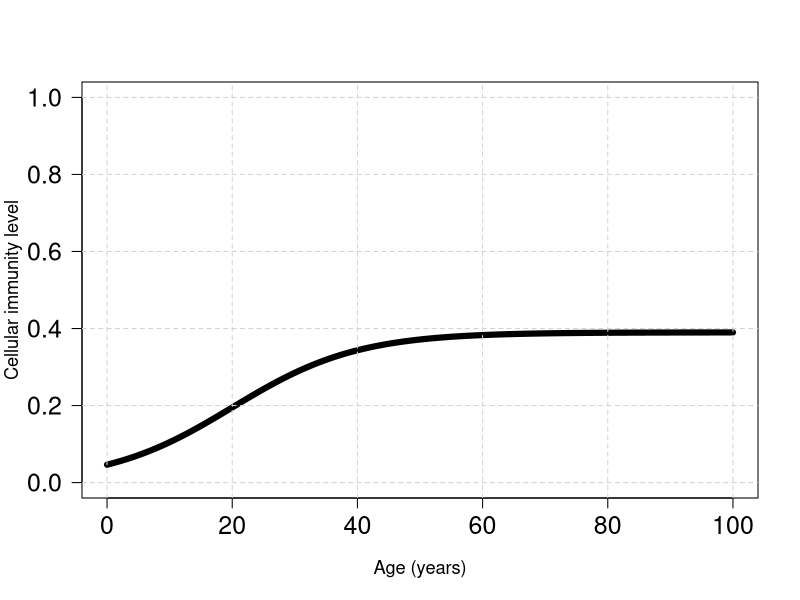

The R source for this figure:

# Humoral immunity

q <- 100
x <- seq(0,q,length.out = 1e3)

plot.hum <- function(x,q,p,h0, add) {
	y <- h0 * ( (q^p-(x)^p)^(1/p) )/q
	if(!add){
		plot(x,y,typ='l',lwd=6, 
			 main='Humoral immunity',
			 ylab='',xlab='age',
			 ylim = c(0,1),las=1)
		grid(lty=2)	}
	if(add){
		lines(x,y,typ='l',lwd=2)
	}
}

# Cellular immunity
plot.cel <- function(imm.max, slope, pivot,add) {
	agemax <- 100
	x <- seq(0,agemax,length.out = 1000)
	y <- imm.max/(1+exp(-slope*(x/pivot-1)))
	
	if(!add){
		plot(x,y,typ='l', xlim=c(0,agemax), 
			 main='',
			 las=1, 
			 xlab='Age (years)',ylab='Cellular immunity level',
			 ylim=c(0,1),lwd=6)
		grid(lty=2)
	}
	if(add){
		lines(x,y,lwd=2)
	}
}

save.plot <- TRUE
if(save.plot) pdf('../figures/immunity.pdf',width = 12, height = 6)
par(mfrow=c(1,1), cex.lab=1.1, cex.axis=1.5, cex.main=1.5)
# h0 <- 0.5
# plot.hum(x,q=100,p=1.7,h0, add=F)
# plot.hum(x,q=100,p=3.0,  h0, add=T)
plot.cel(imm.max = 0.39, slope=2, pivot=20, add=F)
# plot.cel(imm.max = 0.7, slope=2, pivot=29, add=T)
if(save.plot) dev.off()
